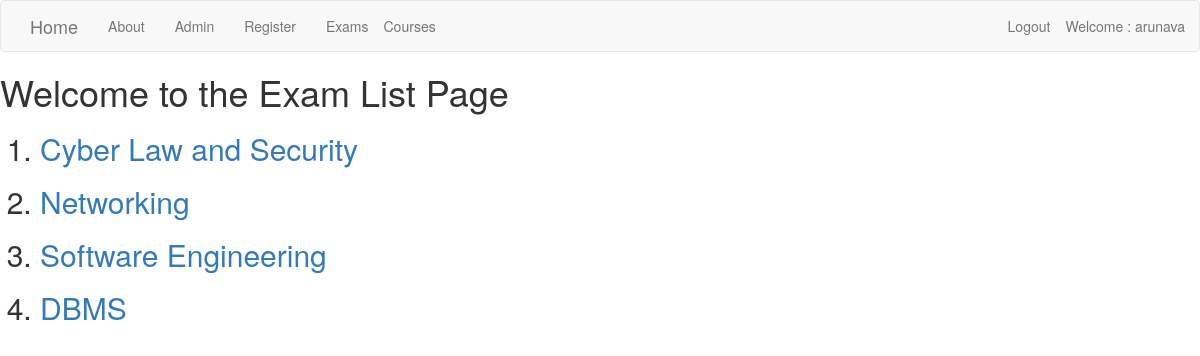
Page /basic_app/ (signed in) on the committed database.
### basic_app/models.py (models this page shows, shortened)
class Exams(models.Model):
    exam_name = models.CharField(max_length=50)
    no_of_ques = models.CharField(max_length=20)
    total_marks = models.CharField(max_length=20)
    time_duration = models.DurationField(default='00:00:00')

### basic_app/views.py (the view)
class ExamViewList(ListView):
    model = Exams
    template_name = 'basic_app/listview.html'

### template/basic_app/listview.html
{% extends 'basic_app/base.html' %}
{% block body_block %}
<h1>Welcome to the Exam List Page</h1>
<ol>
  {% for i in exams_list %}
<h2>  <li><a href="{{i.id}}">{{i.exam_name}}</a></li></h2>
  {% endfor %}
</ol>
{% endblock %}

### template/basic_app/base.html (shortened to what this page needs)
<!DOCTYPE html>
<html lang="en" dir="ltr">
  <head>
<link rel="stylesheet" href="https://maxcdn.bootstrapcdn.com/bootstrap/3.3.7/css/bootstrap.min.css">
  </head>
  <body>
    <nav class='navbar navbar-default navbarstatic-top'>
      <div class="container">
        <ul class='nav navbar-nav'>
          <li><a class="navbar-brand" href="{% url 'index' %}">Home</a></li>
          <li><a class="navbar-link" href="{% url 'basic_app:about' %}">About</a></li>
          <li><a class="navbar-link" href="{% url 'admin:index' %}">Admin</a></li>
          <li><a class="navbar-link" href="{% url 'basic_app:register' %}">Register</a></li>
          {% if user.is_authenticated %}
          <li><a class="nav navbar-right" href="{% url 'basic_app:list' %}">Exams</a></li>
          {% endif %}
          <li><a class="navbar-link" href="{% url 'basic_app:courses' %}">Courses</a></li>
      </ul>
        <ul class="nav navbar-nav navbar-right">
          {% if user.is_authenticated %}
          <li><a class="nav navbar-right" href="{% url 'user_logout' %}">Logout</a></li>
          <li><a class="nav navbar-right">Welcome : {{user.username}}</a></li>
          {% else %}
          <li><a class="nav navbar-right" href="{% url 'basic_app:user_login' %}">Login</a></li>
          {% endif %}
        </ul>
      </div>
    </nav>
    {% block body_block %}
    {% endblock %}
  </body>
</html>

### rows in the picture
Exams: exam_name "Cyber Law and Security"
Exams: exam_name "Networking"
Exams: exam_name "Software Engineering"
Exams: exam_name "DBMS"

### other values in the picture
{{ user.username }} "arunava"
